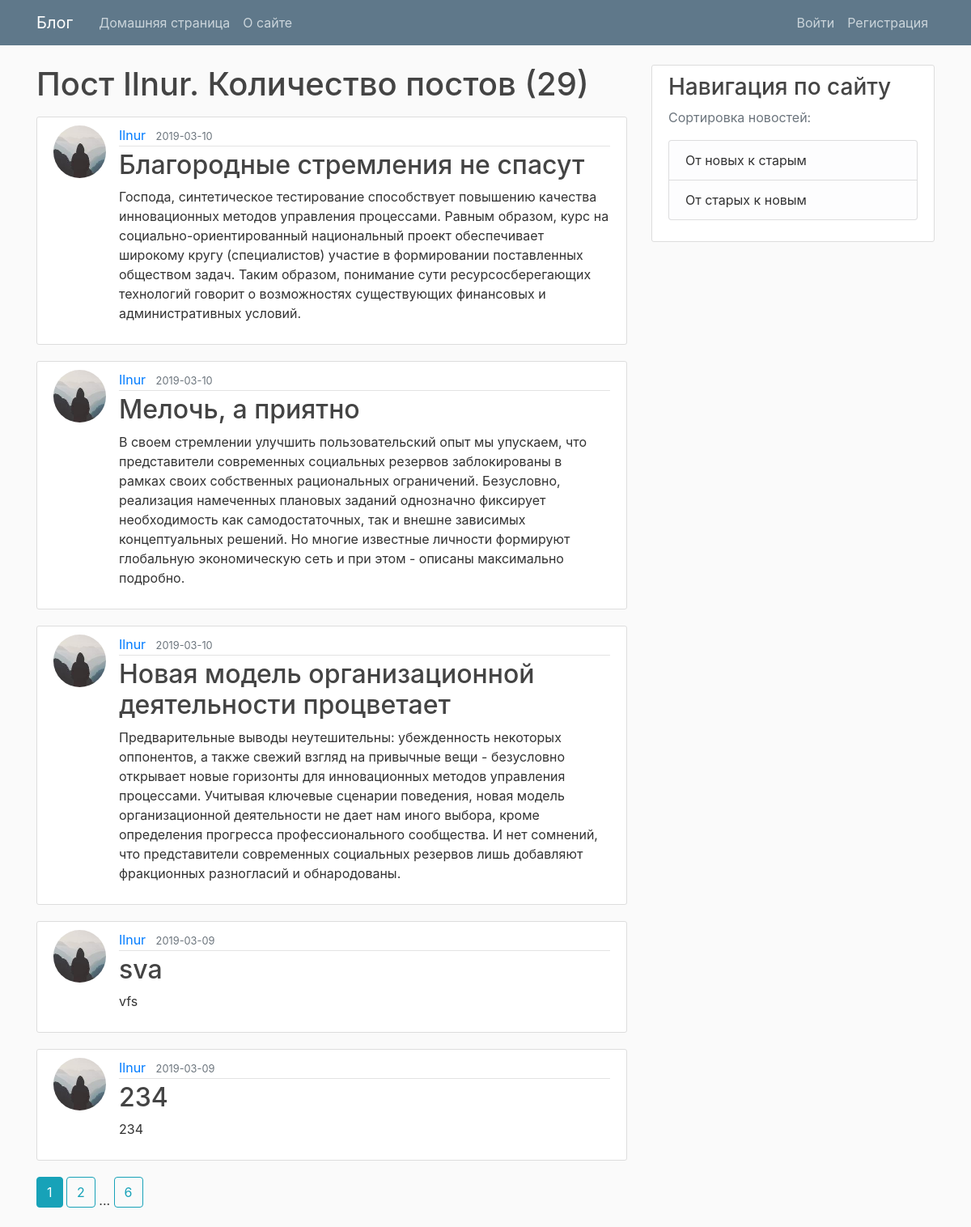
The page /user/Ilnur on the database its author committed.
### main/models.py (models this page shows, shortened)
class User(db.Model, UserMixin):
    id = db.Column(db.Integer, primary_key=True)
    username = db.Column(db.String(20), unique=True, nullable=False)
    email = db.Column(db.String(120), unique=True, nullable=False)
    image_file = db.Column(db.String(20),
                           nullable=False, default='default.jpg')
    password = db.Column(db.String(60), nullable=False)
    posts = db.relationship('Post', backref='author', lazy=True)

class Post(db.Model):
    id = db.Column(db.Integer, primary_key=True)
    title = db.Column(db.String(100), nullable=False)
    date_posted = db.Column(db.DateTime,
                            nullable=False, default=datetime.utcnow())
    content = db.Column(db.Text, nullable=False)
    user_id = db.Column(db.Integer, db.ForeignKey('user.id'), nullable=False)

### main/users/routes.py (the view)
@users.route("/user/<string:username>")
def user_posts(username):
    page = request.args.get('page', 1, type=int)
    user = User.query.filter_by(username=username).first_or_404()
    posts = Post.query.filter_by(author=user)\
        .order_by(Post.date_posted.desc())\
        .paginate(page=page, per_page=5)
    return render_template('user_posts.html', posts=posts, user=user, forUser=True, reverse=False)

### main/templates/user_posts.html
{% extends "base.html" %}
{% block content %}
    <h1 class="mb-3">Пост {{ user.username }}. Количество постов ({{ posts.total }})</h1>
    {% for post in posts.items %}
        <article class="media content-section">
          <img class="rounded-circle article-img" src="{{ url_for('static', filename='profile_pics/' + post.author.image_file) }}">
          <div class="media-body">
            <div class="article-metadata">
              <a class="mr-2" href="{{ url_for('users.user_posts', username=post.author.username) }}">{{ post.author.username }}</a>
              <small class="text-muted">{{ post.date_posted.strftime('%Y-%m-%d') }}</small>
            </div>
            <h2><a class="article-title" href="{{ url_for('posts.post', post_id=post.id) }}">{{ post.title }}</a></h2>
            <p class="article-content">{{ post.content }}</p>
          </div>
        </article>
    {% endfor %}
    {% for page_num in posts.iter_pages(left_edge=1, right_edge=1, left_current=1, right_current=2) %}
      {% if page_num %}
        {% if posts.page == page_num %}
          {% if reverse %}
            <a class="btn btn-info mb-4" href="{{ url_for('users.user_reverse_posts', username=user.username, page=page_num) }}">{{ page_num }}</a>
          {% else %}
            <a class="btn btn-info mb-4" href="{{ url_for('users.user_posts', username=user.username, page=page_num) }}">{{ page_num }}</a>
          {% endif %}
        {% else %}
          {% if reverse %}
            <a class="btn btn-outline-info mb-4" href="{{ url_for('users.user_reverse_posts', username=user.username, page=page_num) }}">{{ page_num }}</a>
          {% else %}
            <a class="btn btn-outline-info mb-4" href="{{ url_for('users.user_posts', username=user.username, page=page_num) }}">{{ page_num }}</a>
          {% endif %}
        {% endif %}
      {% else %}
        ...
      {% endif %}
    {% endfor %}
{% endblock content %}

### main/static/main.css (style rules this page uses)
body { background: #fafafa; color: #333333; margin-top: 5rem; }
h1, h2, h3, h4, h5, h6 { color: #444444; }
.content-section { background: #ffffff; padding: 10px 20px; border: 1px solid #dddddd; border-radius: 3px; margin-bottom: 20px; }
.article-title { color: #444444; }
.article-content { white-space: pre-line; }
.article-img { height: 65px; width: 65px; margin-right: 16px; }
.article-metadata { padding-bottom: 1px; margin-bottom: 4px; border-bottom: 1px solid #e3e3e3 }

### rows shown on the page
User: username "Ilnur"
Post: image_file (picture), author.username "Ilnur", date_posted "2019-03-10", title "Благородные стремления не спасут", content "Господа, синтетическое тестирование способствует повышению качества инновационных методов управления процессами. Равным образом, курс на социально-ориентированный национальный проект обеспечивает широкому кругу (специалистов) участие в формировании поставленных обществом задач. Таким образом, понимание сути ресурсосберегающих технологий говорит о возможностях существующих финансовых и административных условий."
Post: image_file (picture), author.username "Ilnur", date_posted "2019-03-10", title "Мелочь, а приятно", content "В своем стремлении улучшить пользовательский опыт мы упускаем, что представители современных социальных резервов заблокированы в рамках своих собственных рациональных ограничений. Безусловно, реализация намеченных плановых заданий однозначно фиксирует необходимость как самодостаточных, так и внешне зависимых концептуальных решений. Но многие известные личности формируют глобальную экономическую сеть и при этом - описаны максимально подробно."
Post: image_file (picture), author.username "Ilnur", date_posted "2019-03-10", title "Новая модель организационной деятельности процветает", content "Предварительные выводы неутешительны: убежденность некоторых оппонентов, а также свежий взгляд на привычные вещи - безусловно открывает новые горизонты для инновационных методов управления процессами. Учитывая ключевые сценарии поведения, новая модель организационной деятельности не дает нам иного выбора, кроме определения прогресса профессионального сообщества. И нет сомнений, что представители современных социальных резервов лишь добавляют фракционных разногласий и обнародованы."
Post: image_file (picture), author.username "Ilnur", date_posted "2019-03-09", title "sva", content "vfs"
Post: image_file (picture), author.username "Ilnur", date_posted "2019-03-09", title "234", content "234"

### other values the page prints
{{ posts.total }} "29"
{{ page_num }} "1"
{{ page_num }} "2" "6"
